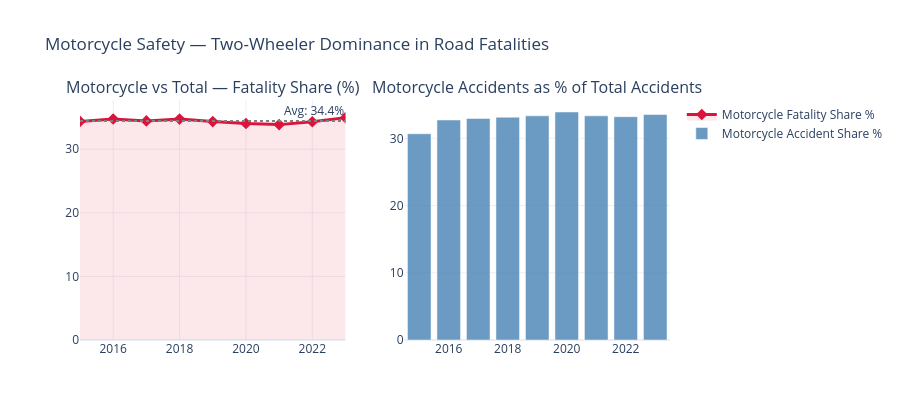

Notebook code cell kept with this figure:
### Markdown cell above
## 6. Motorcycle (Two-Wheeler) Safety Analysis

### Code cell
fig = make_subplots(
    rows=1, cols=2,
    subplot_titles=(
        'Motorcycle vs Total — Fatality Share (%)',
        'Motorcycle Accidents as % of Total Accidents'
    )
)

# ── Share of fatalities ────────────────────────────────────────
fig.add_trace(go.Scatter(
    x=df_national['Year'], y=df_national['Moto_Fatality_Share'],
    name='Motorcycle Fatality Share %',
    mode='lines+markers',
    line=dict(color='crimson', width=3),
    marker=dict(size=9, symbol='diamond'),
    fill='tozeroy', fillcolor='rgba(220,20,60,0.1)'
), row=1, col=1)

fig.add_hline(y=df_national['Moto_Fatality_Share'].mean(),
              line_dash='dot', line_color='gray',
              annotation_text=f"Avg: {df_national['Moto_Fatality_Share'].mean():.1f}%",
              row=1, col=1)

# ── Accident share ─────────────────────────────────────────────
fig.add_trace(go.Bar(
    x=df_national['Year'],
    y=df_national['Moto_Accident_Share'],
    name='Motorcycle Accident Share %',
    marker_color='steelblue', opacity=0.8
), row=1, col=2)

fig.update_layout(
    title_text='Motorcycle Safety — Two-Wheeler Dominance in Road Fatalities',
    height=420, template='plotly_white',
    showlegend=True
)
fig.show()

# Summary Stats
pre  = df_national[df_national['Year'] < 2017]['Moto_Fatality_Share'].mean()
post = df_national[df_national['Year'] >= 2017]['Moto_Fatality_Share'].mean()
print(f"\n📊 Avg motorcycle fatality share Pre-AHO  (2015-2016): {pre:.1f}%")
print(f"📊 Avg motorcycle fatality share Post-AHO (2017-2023): {post:.1f}%")
print(f"📊 Change: {post-pre:+.1f} percentage points")

### Figure 1 — Plotly figure (JSON) as saved in the notebook; plotly's stock layout.template omitted (floating-point values rounded to 4 significant figures)
{"data": [{"fill": "tozeroy", "fillcolor": "rgba(220,20,60,0.1)", "line": {"color": "crimson", "width": 3}, "marker": {"size": 9, "symbol": "diamond"}, "mode": "lines+markers", "name": "Motorcycle Fatality Share %", "type": "scatter", "x": [2015, 2016, 2017, 2018, 2019, 2020, 2021, 2022, 2023], "xaxis": "x", "y": [34.36, 34.74, 34.44, 34.73, 34.34, 34.04, 33.86, 34.31, 34.96], "yaxis": "y"}, {"marker": {"color": "steelblue"}, "name": "Motorcycle Accident Share %", "opacity": 0.8, "type": "bar", "x": [2015, 2016, 2017, 2018, 2019, 2020, 2021, 2022, 2023], "xaxis": "x2", "y": [30.68, 32.73, 32.96, 33.15, 33.35, 33.92, 33.35, 33.22, 33.55], "yaxis": "y2"}], "layout": {"annotations": [{"font": {"size": 16}, "showarrow": false, "text": "Motorcycle vs Total — Fatality Share (%)", "x": 0.225, "xanchor": "center", "xref": "paper", "y": 1, "yanchor": "bottom", "yref": "paper"}, {"font": {"size": 16}, "showarrow": false, "text": "Motorcycle Accidents as % of Total Accidents", "x": 0.775, "xanchor": "center", "xref": "paper", "y": 1, "yanchor": "bottom", "yref": "paper"}, {"showarrow": false, "text": "Avg: 34.4%", "x": 1, "xanchor": "right", "xref": "x domain", "y": 34.42, "yanchor": "bottom", "yref": "y"}], "height": 420, "shapes": [{"line": {"color": "gray", "dash": "dot"}, "type": "line", "x0": 0, "x1": 1, "xref": "x domain", "y0": 34.42, "y1": 34.42, "yref": "y"}], "showlegend": true, "title": {"text": "Motorcycle Safety — Two-Wheeler Dominance in Road Fatalities"}, "xaxis": {"anchor": "y", "domain": [0, 0.45]}, "xaxis2": {"anchor": "y2", "domain": [0.55, 1]}, "yaxis": {"anchor": "x", "domain": [0, 1]}, "yaxis2": {"anchor": "x2", "domain": [0, 1]}}}
